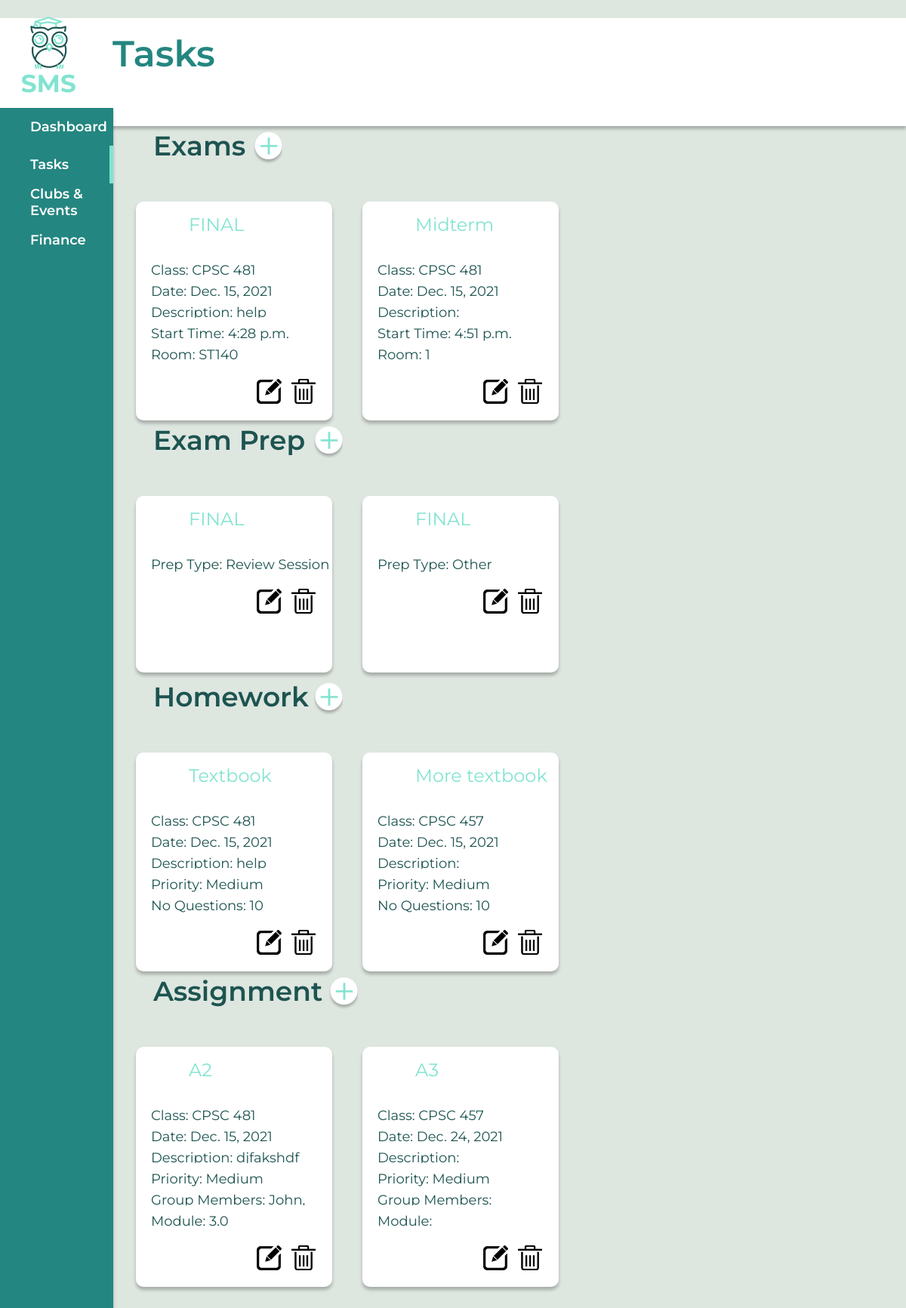
The app's page /tasks/ (signed in) with its own data.
### schoolapi/models.py (models this page shows, shortened)
class Task(models.Model):
    user = models.ForeignKey(User, on_delete=models.CASCADE)
    className = models.ForeignKey(Class, on_delete=models.CASCADE)
    task_name = models.CharField(max_length=50)
    date = models.DateField()
    description = models.CharField(max_length=1000, blank=True)
    priority = models.CharField(max_length=50, choices=PRIORITY_CHOICES)
    class Meta:
        abstract=True

class Exam(Task):
    start_time = models.TimeField(max_length=50)
    room = models.CharField(max_length=50)
    def __str__(self):
        return '%s' % (self.task_name)

class Class(models.Model):
    user = models.ForeignKey(User, on_delete=models.CASCADE)
    name = models.CharField(max_length=50)
    time = models.TimeField(max_length=50)
    section = models.CharField(max_length=50)
    room = models.CharField(max_length=50, blank=True)
    def __str__(self):
        return '%s' % (self.name)

class ExamPrep(models.Model):
    user = models.ForeignKey(User, on_delete=models.CASCADE)
    exam = models.ForeignKey(Exam, on_delete=models.CASCADE)
    PREP_CHOICES = [
        ('Practice Exam', 'Practice Exam'),
        ('Review Session', 'Review Session'),
        ('Exam Prep Event', 'Exam Prep Event'),
        ('Other', 'Other')
    ]
    prep_type = models.CharField(max_length = 100, choices = PREP_CHOICES)

class Homework(Task):
    no_questions = models.IntegerField(blank=True)

class Assignment(Task):
    group_members = models.CharField(max_length = 1000, blank = True)
    module = models.CharField(max_length = 50, blank = True)

### schoolapi/views.py (the view, shortened to what this page needs)
# urls.py: path('tasks/', views.tasks),
def tasks(request):
    if request.user.is_authenticated:
        if request.user.is_student:
            exams = Exam.objects.all()
            exam_prep = ExamPrep.objects.all()
            homework = Homework.objects.all()
            assignments = Assignment.objects.all()
            return render(request, "schoolapi/tasks.html", {'exams': exams, 'exam_prep': exam_prep,
            'homework': homework, 'assignments': assignments})
    return HttpResponseRedirect("/login")

### templates/schoolapi/tasks.html (shortened to what this page needs)
﻿{% load static %}
<!DOCTYPE html>
<html lang="en">
<head>
    <link rel="stylesheet"
          href="https://stackpath.bootstrapcdn.com/bootstrap/4.4.1/css/bootstrap.min.css"
 />
    <link rel="stylesheet" href="{% static 'schoolapi/css/style.css' %}" />
</head>
<body>
    <div class="top-nav-container">
        <div class="wrapper">
            <nav role="main">
                <div class="title">
                    Tasks
                </div>
                <div class="logo">
                    <img src="{% static 'schoolapi/images/logos.png' %}" alt="My image">
                </div>
            </nav>
        </div>
    </div>
    <div class="side-nav-container" style="height: 170%;">
        <div class="sidebar" style="top: 50px;">
        </div>
        <div class="wrapper">
            <nav id="menubar">
                <ul class="nav-items">
                    <li>
                        <a href="/">Dashboard</a>
                    </li>
                    <li>
                        <a href="/tasks">Tasks</a>
                    </li>
                    <li>
                        <a href="/clubsEvents">Clubs & Events</a>
                    </li>
                    <li>
                        <a href="/finances">Finance</a>
                    </li>
                </ul>
            </nav>
        </div>
    </div>
    <div class="exams-container row">
        <div class="item-title">
            Exams
        </div>
        <button type="button" onclick="window.location.href='/add-exam'" class="btn-add-item" style="left: 330px;">
            <img src="{% static 'schoolapi/images/add.png' %}">
        </button>
        {% for exam in user.exam_set.all %}
        <div class="item-attributes block">
            <ul class="show-items" style="position: absolute;">
                <li id="name">
                    {{exam.task_name}}
                </li>
                <li>
                    Class: {{exam.className}}
                </li>
                <li>
                    Date: {{exam.date}}
                </li>
                <li style="overflow: auto;">
                    Description: {{exam.description}}
                </li>
                <li>
                    Start Time: {{exam.start_time}}
                </li>
                <li>
                    Room: {{exam.room}}
                </li>
                <li id="btn-update-item">
                    <a href="{% url 'update-exam' exam.id%}">
                        <img src="{% static 'schoolapi/images/edit.png' %}">
                    </a>
                </li>
                <li id="btn-delete-item">
                    <a href="{% url 'delete-exam' exam.id%}">
                        <img src="{% static 'schoolapi/images/Delete.png' %}">
                    </a>
                </li>
            </ul>
        </div>
        {% endfor %}
    </div>
    <div class="exam_prep-container row">
        <div class="item-title" style="margin-top: 390px">
            Exam Prep
        </div>
        <button type="button" onclick="window.location.href='/add-exam-prep'" class="btn-add-item" style="margin-top: 390px; margin-left: 50px;">
            <img src="{% static 'schoolapi/images/add.png' %}">
        </button>
        {% for e in user.examprep_set.all %}
        <div class="item-attributes block">
            <ul class="show-items" style="position: absolute; margin-top: 490px;">
                <li id="name">
                    {{e.exam}}
                </li>
                <li>
                    Prep Type: {{e.prep_type}}
                </li>
                <li id="btn-update-item">
                    <a href="{% url 'update-exam-prep' e.id%}">
                        <img src="{% static 'schoolapi/images/edit.png' %}">
                    </a>
                </li>
                <li id="btn-delete-item">
                    <a href="{% url 'delete-exam-prep' e.id%}">
                        <img src="{% static 'schoolapi/images/Delete.png' %}">
                    </a>
                </li>
            </ul>
        </div>
        {% endfor %}
    </div>
    <div class="homework-container row">
        <div class="item-title" style="margin-top: 730px">
            Homework
        </div>
        <button type="button" onclick="window.location.href='/add-homework'" class="btn-add-item" style="margin-top: 730px; margin-left: 50px;">
            <img src="{% static 'schoolapi/images/add.png' %}">
        </button>
        {% for hw in user.homework_set.all %}
        <div class="item-attributes block">
            <ul class="show-items" style="position: absolute; margin-top: 830px;">
                <li id="name">
                    {{hw.task_name}}
                </li>
                <li>
                    Class: {{hw.className}}
                </li>
                <li>
                    Date: {{hw.date}}
                </li>
                <li style="overflow: auto;">
                    Description: {{hw.description}}
                </li>
                <li>
                    Priority: {{hw.priority}}
                </li>
                <li>
                    No Questions: {{hw.no_questions}}
                </li>
                <li id="btn-update-item">
                    <a href="{% url 'update-homework' hw.id%}">
                        <img src="{% static 'schoolapi/images/edit.png' %}">
                    </a>
                </li>
                <li id="btn-delete-item">
                    <a href="{% url 'delete-homework' hw.id%}">
                        <img src="{% static 'schoolapi/images/Delete.png' %}">
                    </a>
                </li>
            </ul>
        </div>
        {% endfor %}
    </div>
    <div class="assignment-container row">
        <div class="item-title" style="margin-top: 1120px">
            Assignment
        </div>
        <button type="button" onclick="window.location.href='/add-assignment'" class="btn-add-item" style="margin-top: 1120px; margin-left: 70px;">
            <img src="{% static 'schoolapi/images/add.png' %}">
        </button>
        {% for assignment in user.assignment_set.all %}
        <div class="item-attributes block">
            <ul class="show-items" style="position: absolute; margin-top: 1220px;">
                <li id="name">
                    {{assignment.task_name}}
                </li>
                <li>
                    Class: {{assignment.className}}
                </li>
                <li>
                    Date: {{assignment.date}}
                </li>
                <li style="overflow: auto;">
                    Description: {{assignment.description}}
                </li>
                <li>
                    Priority: {{assignment.priority}}
                </li>
                <li style="overflow: auto;">
                    Group Members: {{assignment.group_members}}
                </li>
                <li style="overflow: auto;">
                    Module: {{assignment.module}}
                </li>
                <li id="btn-update-item">
                    <a href="{% url 'update-assignment' assignment.id%}">
                        <img src="{% static 'schoolapi/images/edit.png' %}">
                    </a>
                </li>
                <li id="btn-delete-item">
                    <a href="{% url 'delete-assignment' assignment.id%}">
                        <img src="{% static 'schoolapi/images/Delete.png' %}">
                    </a>
                </li>
            </ul>
        </div>
        {% endfor %}
    </div>
</body>
</html>

### schoolapi/static/schoolapi/css/style.css (style rules this page uses)
* { box-sizing: border-box; margin: 0; }
body { background-color: #DEE6E0; }
nav .title { position: absolute; width: 400px; height: 143px; left: 149px; top: 0px; color: #248680; font-family: Montserrat; font-style: normal; font-weight: 600; font-size: 48px; line-height: 59px; display: flex; align-items: center; }
.top-nav-container { background: #FFFFFF; box-shadow: 0px 4px 4px rgba(0, 0, 0, 0.25); display: flex; align-items: center; justify-content: space-between; height: 72px; background: #FFFFFF; box-shadow: 0px 4px 4px rgba(0, 0, 0, 0.25); width: 100%; height: 143px; left: 0px; top: 0px; }
.side-nav-container { position: absolute; width: 150px; height: 160%; left: 0px; top: 143px; background: #248680; box-shadow: 0px 4px 4px rgba(0, 0, 0, 0.25); }
.sidebar { position: absolute; width: 5px; height: 50px; left: 145px; top: 0px; background: #82E4D0; }
.item-title { position: absolute; width: 225px; height: 100px; left: 203px; top: 143px; font-family: Montserrat; font-style: normal; font-weight: 600; font-size: 36px; line-height: 44px; display: flex; align-items: center; color: #1D5450; }
nav .logo { position: absolute; width: 200px; height: 200px; left: -35px; top: -17px; }
.nav-items li { width: 127px; height: 50px; left: 0px; top: 243px; list-style: none; font-family: Montserrat; font-style: normal; font-weight: 600; font-size: 18px; line-height: 22px; display: flex; align-items: center; color: #FFFFFF; }
ul.show-items { padding: 0 0 0 20px !important; overflow: visible; position: fixed; display: table; margin: 0 auto; text-align: left; margin-left: 180px; margin-top: 100px; width: 230px; height: 234px; list-style: none; font-family: Montserrat; font-style: normal; font-weight: normal; font-size: 18px; line-height: 22px; color: #1D5450; box-shadow: 0px 4px 4px rgba(0, 0, 0, 0.25); border-radius: 10px; background: #FFFFFF; }
.show-items li { border-left-width: 0; white-space: normal; display: flex; margin-top: 10px; width: 240px; height: 18px; list-style: none; font-family: Montserrat; font-style: normal; font-weight: normal; font-size: 18px; line-height: 22px; color: #1D5450; }
#name { padding-left: 50px; margin-top: 20px; height: 50px; color: #82E4D0; font-size: 24px; }
.show-items li a { color: #1D5450; }
.nav-items li a { color: #FFFFFF; }
.btn-add-item { position: absolute; width: 40px; height: 40px; left: 360px; top: 173px; background: transparent; border: none !important; }
#btn-update-item { display: inline; padding-left: 140px; width: 33px; height: 33px; background: transparent; border: none !important; }
#btn-delete-item { line-height: 80px; display: inline; padding-left: 8px; width: 32px; height: 33px; background: transparent; border: none !important; }

### templates/schoolapi/tasks.html (style rules this page uses)
.row { width: 100%; margin: 0 auto; }
.block { width: 300px; display: inline-block }

### records on screen
Exam: task_name "FINAL", className "CPSC 481", date "Dec. 15, 2021", description "help", start_time "4:28 p.m.", room "ST140"
Exam: task_name "Midterm", className "CPSC 481", date "Dec. 15, 2021", start_time "4:51 p.m.", room "1"
ExamPrep: exam "FINAL", prep_type "Review Session"
ExamPrep: exam "FINAL", prep_type "Other"
Homework: task_name "Textbook", className "CPSC 481", date "Dec. 15, 2021", description "help", priority "Medium", no_questions "10"
Homework: task_name "More textbook", className "CPSC 457", date "Dec. 15, 2021", priority "Medium", no_questions "10"
Assignment: task_name "A2", className "CPSC 481", date "Dec. 15, 2021", description "djfakshdf", priority "Medium", group_members "John,…", module "3.0"
Assignment: task_name "A3", className "CPSC 457", date "Dec. 24, 2021", priority "Medium"
